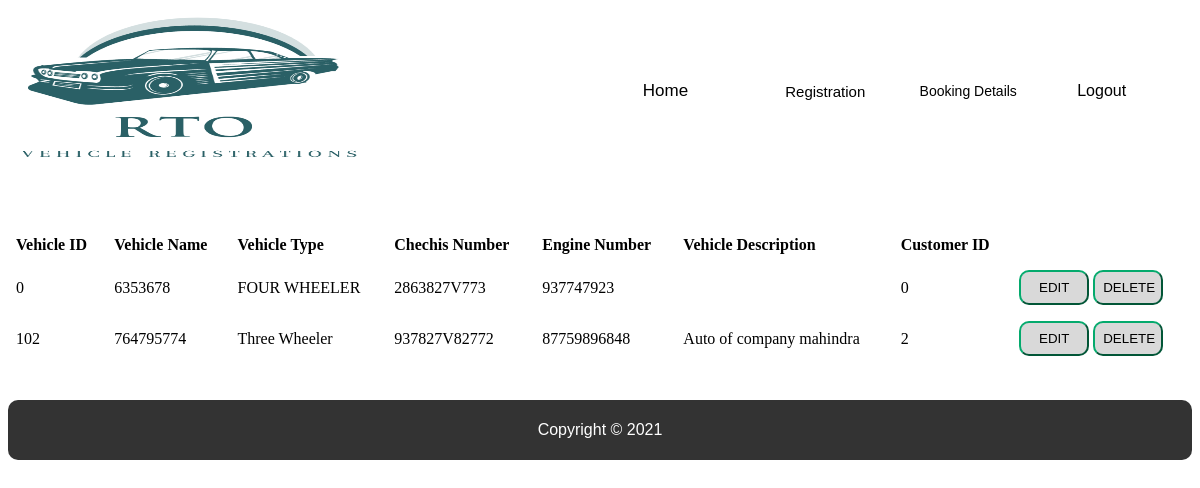
The app's page /viewvehicle.php with its own data.
### tables this page shows
CREATE TABLE `vehicle` (
  `veh_id` int(11) NOT NULL,
  `veh_num` varchar(50) DEFAULT NULL,
  `veh_type` varchar(50) DEFAULT NULL,
  `chechis` varchar(50) DEFAULT NULL,
  `engine_no` varchar(50) DEFAULT NULL,
  `veh_desc` varchar(150) DEFAULT NULL,
  `cus_id` int(11) DEFAULT NULL
);

### db/conn.php (called while the page is built, shortened)
<?php
    $host = '127.0.0.1';
	$db = 'contact_db';
	$user = 'root';
	$pass = '';
	$charset = 'utf8mb4';
	$dsn = "mysql:host=$host;dbname=$db;charset=$charset";
    try{
		$pdo = new PDO($dsn ,$user ,$pass);
		$pdo->setAttribute(PDO::ATTR_ERRMODE, PDO::ERRMODE_EXCEPTION);
	} catch(PDOException $e){
		echo $e->getMessage();
	}
    require_once'crud.php';
    $crud = new crud($pdo);
?>

### db/crud.php (called while the page is built, shortened)
<?php
class crud{
	private $db;
	function __construct($conn){
		$this->db = $conn;
	}
	public function getvehicle(){
        try{
            $sql = "SELECT * FROM `vehicle`";
            $result = $this->db->query($sql);
            return $result;
        }catch (PDOException $e) {
            echo $e->getMessage();
            return false;
        }
    }
}
?>

### viewvehicle.php (the view, shortened to what this page needs)
<?php
    require_once 'include/admin_header.php';
    require_once 'db/conn.php';
    $results = $crud->getvehicle();
?>
<br/>
<br/>
<br/>
    <table width="100%" cellspacing="10px" align="center" style="border-collapse: collapse;">
        <tr>
            <th style="text-align: left;padding: 8px;">Vehicle ID</th>
            <th style="text-align: left;padding: 8px;">Vehicle Name</th>
            <th style="text-align: left;padding: 8px;">Vehicle Type</th>
            <th style="text-align: left;padding: 8px;">Chechis Number</th>
            <th style="text-align: left;padding: 8px;">Engine Number</th>
            <th style="text-align: left;padding: 8px;">Vehicle Description</th>
            <th style="text-align: left;padding: 8px;">Customer ID</th>
        </tr>
        <?php while($r = $results->fetch(PDO::FETCH_ASSOC)) { ?>
           <tr>
                <td style="text-align: left;padding: 8px;"><?php echo $r['veh_id'] ?></td>
                <td style="text-align: left;padding: 8px;"><?php echo $r['veh_num'] ?></td>
                <td style="text-align: left;padding: 8px;"><?php echo $r['veh_type'] ?></td>
                <td style="text-align: left;padding: 8px;"><?php echo $r['chechis'] ?></td>
                <td style="text-align: left;padding: 8px;"><?php echo $r['engine_no'] ?></td>
                <td style="text-align: left;padding: 8px;"><?php echo $r['veh_desc'] ?></td>
                <td style="text-align: left;padding: 8px;"><?php echo $r['cus_id'] ?></td>
                <td style="text-align: left;padding: 8px;">
                    <a onclick="return confirm('Are you sure you want to EDIT this vehicle?');" href="editvehicle.php?id=<?php echo $r['veh_id'] ?>"><button class="abutton">EDIT</button></a>
                    <a onclick="return confirm('Are you sure you want to DELETE this vehicle?');" href="deletevehicle.php?id=<?php echo $r['veh_id'] ?>"><button class="abutton">DELETE</button></a>
                </td>
           </tr>
        <?php }?>
    </table>
<br/>
<br/>
<?php require'include/footer.php'?>

### include/admin_header.php (style rules this page uses)
body { background-color:white; }
html { font-size:100%; }
a:link { color:#000000; text-decoration:none; }
@media (min-width: 640px) { body { font-size:1rem; } }
.abutton { width:70px; background-color:#d9d9d9; color:black; padding:8px; border-color:#04aa6D; cursor:pointer; border-radius:10px; text-align:center; }

### records on screen
vehicle: veh_id "0", veh_num "6353678", veh_type "FOUR WHEELER", chechis "2863827V773", engine_no "937747923", cus "0"
vehicle: veh_id "102", veh_num "764795774", veh_type "Three Wheeler", chechis "937827V82772", engine_no "87759896848", veh_desc "Auto of company mahindra", cus "2"
